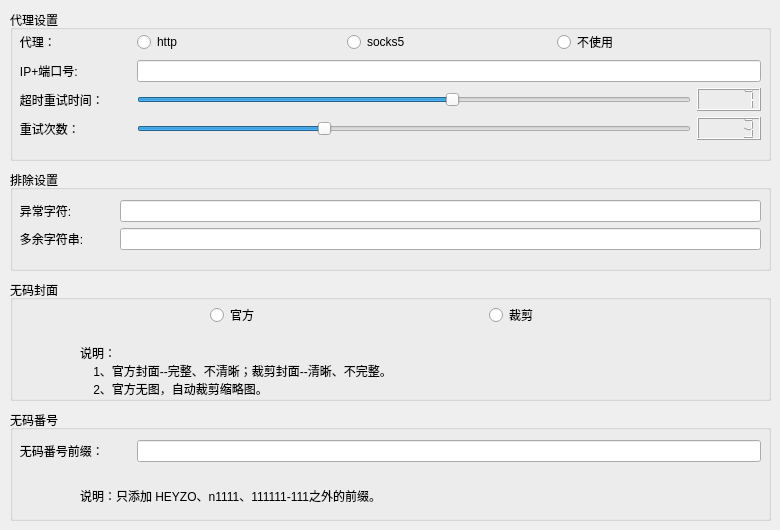
      <widget class="QWidget" name="tab_3">
       <attribute name="title">
        <string>其它设置</string>
       </attribute>
       <widget class="QGroupBox" name="groupBox_9">
        <property name="geometry">
         <rect>
          <x>10</x>
          <y>10</y>
          <width>761</width>
          <height>151</height>
         </rect>
        </property>
        <property name="title">
         <string>代理设置</string>
        </property>
        <widget class="QWidget" name="formLayoutWidget_2">
         <property name="geometry">
          <rect>
           <x>0</x>
           <y>20</y>
           <width>751</width>
           <height>119</height>
          </rect>
         </property>
         <layout class="QFormLayout" name="formLayout_4">
          <item row="1" column="0">
           <widget class="QLabel" name="label_25">
            <property name="text">
             <string>   IP+端口号:                </string>
            </property>
           </widget>
          </item>
          <item row="1" column="1">
           <widget class="QLineEdit" name="lineEdit_proxy"/>
          </item>
          <item row="2" column="0">
           <widget class="QLabel" name="label_26">
            <property name="text">
             <string>   超时重试时间：   </string>
            </property>
           </widget>
          </item>
          <item row="3" column="0">
           <widget class="QLabel" name="label_27">
            <property name="text">
             <string>   重试次数：          </string>
            </property>
           </widget>
          </item>
          <item row="2" column="1">
           <layout class="QHBoxLayout" name="horizontalLayout_3">
            <item>
             <widget class="QSlider" name="horizontalSlider_timeout">
              <property name="minimum">
               <number>3</number>
              </property>
              <property name="maximum">
               <number>10</number>
              </property>
              <property name="pageStep">
               <number>1</number>
              </property>
              <property name="value">
               <number>7</number>
              </property>
              <property name="orientation">
               <enum>Qt::Horizontal</enum>
              </property>
             </widget>
            </item>
            <item>
             <widget class="QLCDNumber" name="lcdNumber_timeout">
              <property name="intValue" stdset="0">
               <number>7</number>
              </property>
             </widget>
            </item>
           </layout>
          </item>
          <item row="3" column="1">
           <layout class="QHBoxLayout" name="horizontalLayout_retry">
            <item>
             <widget class="QSlider" name="horizontalSlider_retry">
              <property name="minimum">
               <number>2</number>
              </property>
              <property name="maximum">
               <number>5</number>
              </property>
              <property name="pageStep">
               <number>1</number>
              </property>
              <property name="value">
               <number>3</number>
              </property>
              <property name="orientation">
               <enum>Qt::Horizontal</enum>
              </property>
             </widget>
            </item>
            <item>
             <widget class="QLCDNumber" name="lcdNumber_retry">
              <property name="intValue" stdset="0">
               <number>3</number>
              </property>
             </widget>
            </item>
           </layout>
          </item>
          <item row="0" column="0">
           <widget class="QLabel" name="label_19">
            <property name="text">
             <string>   代理：        </string>
            </property>
           </widget>
          </item>
          <item row="0" column="1">
           <layout class="QHBoxLayout" name="horizontalLayout_17">
            <item>
             <widget class="QRadioButton" name="radioButton_proxy_http">
              <property name="text">
               <string>http</string>
              </property>
             </widget>
            </item>
            <item>
             <widget class="QRadioButton" name="radioButton_proxy_socks5">
              <property name="text">
               <string>socks5</string>
              </property>
             </widget>
            </item>
            <item>
             <widget class="QRadioButton" name="radioButton_proxy_nouse">
              <property name="text">
               <string>不使用</string>
              </property>
             </widget>
            </item>
           </layout>
          </item>
         </layout>
        </widget>
       </widget>
       <widget class="QGroupBox" name="groupBox_39">
        <property name="geometry">
         <rect>
          <x>10</x>
          <y>280</y>
          <width>761</width>
          <height>121</height>
         </rect>
        </property>
        <property name="title">
         <string>无码封面</string>
        </property>
        <widget class="QLabel" name="label_14">
         <property name="geometry">
          <rect>
           <x>70</x>
           <y>60</y>
           <width>681</width>
           <height>61</height>
          </rect>
         </property>
         <property name="text">
          <string>说明：
    1、官方封面--完整、不清晰；裁剪封面--清晰、不完整。
    2、官方无图，自动裁剪缩略图。</string>
         </property>
        </widget>
        <widget class="QWidget" name="horizontalLayoutWidget_24">
         <property name="geometry">
          <rect>
           <x>200</x>
           <y>20</y>
           <width>551</width>
           <height>31</height>
          </rect>
         </property>
         <layout class="QHBoxLayout" name="horizontalLayout_27">
          <item>
           <widget class="QRadioButton" name="radioButton_poster_official">
            <property name="text">
             <string>官方</string>
            </property>
           </widget>
          </item>
          <item>
           <widget class="QRadioButton" name="radioButton_poster_cut">
            <property name="text">
             <string>裁剪</string>
            </property>
           </widget>
          </item>
         </layout>
        </widget>
       </widget>
       <widget class="QGroupBox" name="groupBox_40">
        <property name="geometry">
         <rect>
          <x>10</x>
          <y>410</y>
          <width>761</width>
          <height>111</height>
         </rect>
        </property>
        <property name="title">
         <string>无码番号</string>
        </property>
        <widget class="QWidget" name="formLayoutWidget">
         <property name="geometry">
          <rect>
           <x>0</x>
           <y>30</y>
           <width>751</width>
           <height>31</height>
          </rect>
         </property>
         <layout class="QFormLayout" name="formLayout_9">
          <item row="0" column="0">
           <widget class="QLabel" name="label_16">
            <property name="text">
             <string>   无码番号前缀：        </string>
            </property>
           </widget>
          </item>
          <item row="0" column="1">
           <widget class="QLineEdit" name="lineEdit_uncensored_prefix"/>
          </item>
         </layout>
        </widget>
        <widget class="QLabel" name="label_17">
         <property name="geometry">
          <rect>
           <x>70</x>
           <y>70</y>
           <width>671</width>
           <height>31</height>
          </rect>
         </property>
         <property name="text">
          <string>说明：只添加 HEYZO、n1111、111111-111之外的前缀。</string>
         </property>
        </widget>
       </widget>
       <widget class="QGroupBox" name="groupBox_18">
        <property name="geometry">
         <rect>
          <x>10</x>
          <y>170</y>
          <width>761</width>
          <height>101</height>
         </rect>
        </property>
        <property name="title">
         <string>排除设置</string>
        </property>
        <widget class="QWidget" name="formLayoutWidget_3">
         <property name="geometry">
          <rect>
           <x>0</x>
           <y>30</y>
           <width>751</width>
           <height>61</height>
          </rect>
         </property>
         <layout class="QFormLayout" name="formLayout">
          <item row="0" column="0">
           <widget class="QLabel" name="label_38">
            <property name="text">
             <string>   异常字符:            </string>
            </property>
           </widget>
          </item>
          <item row="0" column="1">
           <widget class="QLineEdit" name="lineEdit_escape_char"/>
          </item>
          <item row="1" column="0">
           <widget class="QLabel" name="label_39">
            <property name="text">
             <string>   多余字符串:         </string>
            </property>
           </widget>
          </item>
          <item row="1" column="1">
           <widget class="QLineEdit" name="lineEdit_escape_string"/>
          </item>
         </layout>
        </widget>
       </widget>
      </widget>
